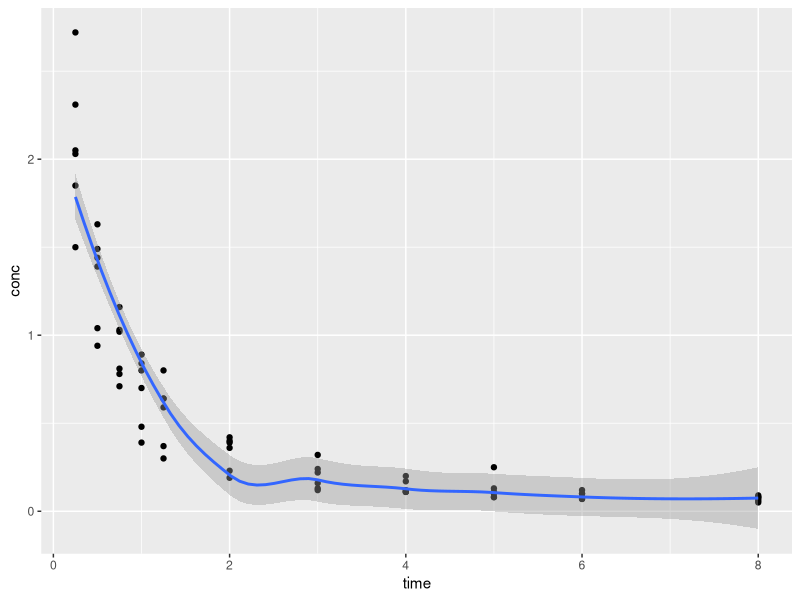

This chart was generated by the following R code:
## ---- chunk 1

library(tidyverse)
# view some data sets maybe?
#call ggplot
#data() view a list of built-ins
# select Indomethacin pharmacokinetics data data
#view Indometh data set , including variables  to set on x and y axes

?Indometh
ggplot(data=Indometh,
        mapping = aes(x= time,
        y= conc ))+
    geom_point()+
    geom_smooth()


